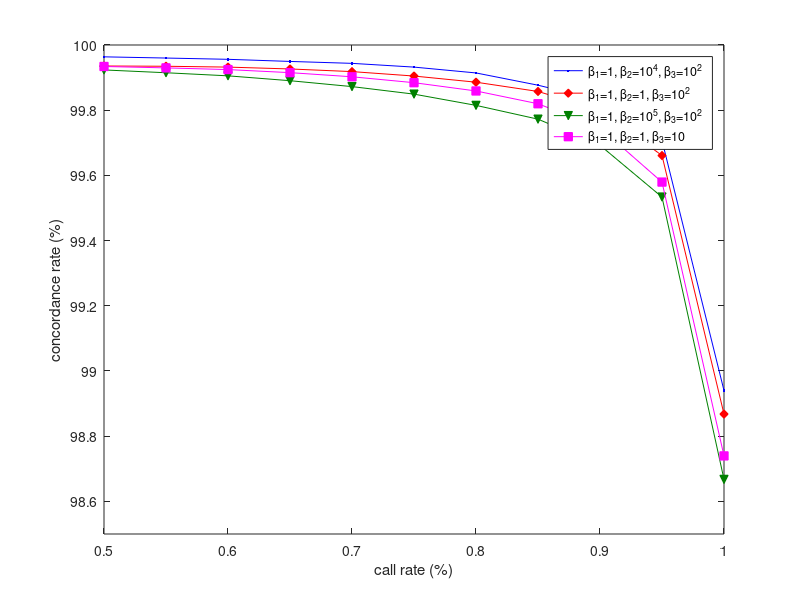

Write the MATLAB code that produced this figure.
tbl_1_10000_100 = dlmread('cr_vs_ac_1_10000_100.txt');
tbl_1_10000_100(:,2) = tbl_1_10000_100(:,2)*100;
plot(tbl_1_10000_100(:,1),tbl_1_10000_100(:,2),'b.-');
hold on;

tbl_1_1_100 = dlmread('cr_vs_ac_1_1_100.txt');
tbl_1_1_100(:,2) = tbl_1_1_100(:,2)*100;
plot(tbl_1_1_100(:,1),tbl_1_1_100(:,2),'r-d','MarkerFaceColor',[1 0 0]);
hold on;

tbl_1_100000_100 = dlmread('cr_vs_ac_1_100000_100.txt');
tbl_1_100000_100(:,2) = tbl_1_100000_100(:,2)*100;
plot(tbl_1_100000_100(:,1),tbl_1_100000_100(:,2),'-v','Color',[0 0.5 0],...
    'MarkerFaceColor', [0 0.5 0]);
hold on;

tbl_1_1_10 = dlmread('cr_vs_ac_1_1_10.txt');
tbl_1_1_10(:,2) = tbl_1_1_10(:,2)*100;
plot(tbl_1_1_10(:,1),tbl_1_1_10(:,2),'m-s',...
    'MarkerFaceColor', 'm');
hold on;

ylim([98.5 100]);
xlabel('call rate (%)');
ylabel('concordance rate (%)');
%set(gca, 'xdir','reverse');
hl = legend('\beta_1=1, \beta_2=10^4, \beta_3=10^2', ...
            '\beta_1=1, \beta_2=1, \beta_3=10^2', ...
            '\beta_1=1, \beta_2=10^5, \beta_3=10^2',...
            '\beta_1=1, \beta_2=1, \beta_3=10',...
            'Location', 'Best');
set(hl, 'Interpreter', 'tex');
